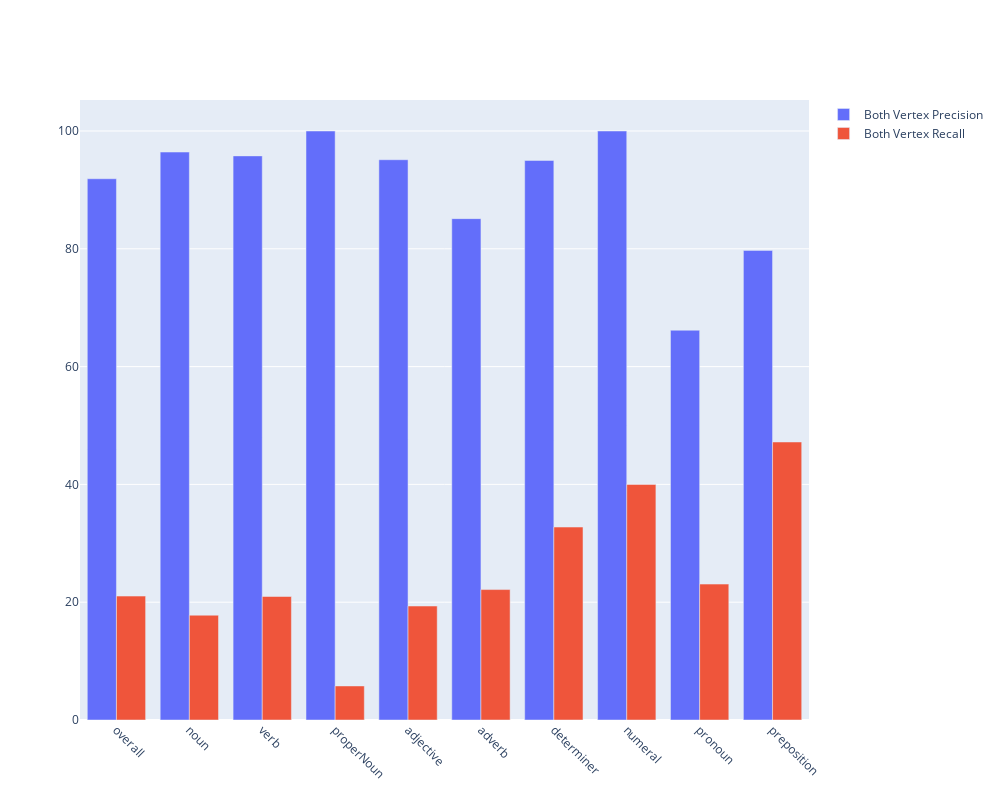
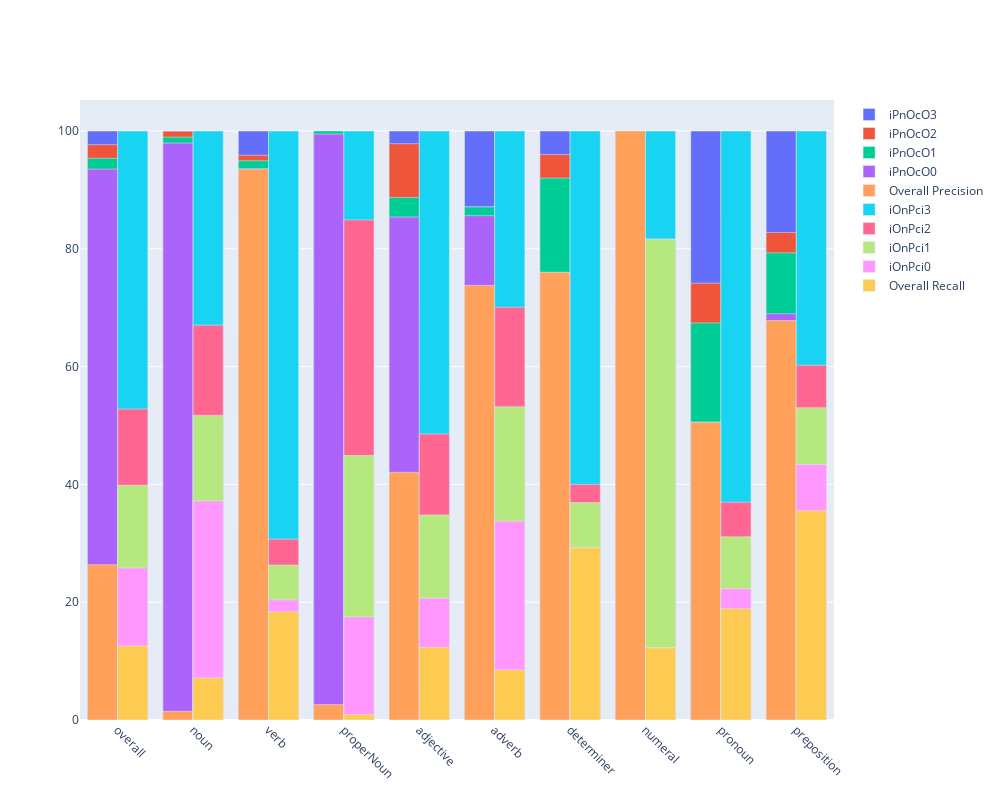

These figures' notebook cell, in order:
### Markdown cell above
<h4> Analysis </h4>
The language-pair is medium sized with 32k edges. The prediction set size is 7.18% of Apertium bidix. This ratio is very very low for nouns (3.56%) and especially properNouns (0.35%).
<h5> Graph 1 - Both vertices common </h5>
The precision is fairly high, ~86%. Recall is however low at ~12%. As evident for all future language pairs, properNouns have near 100% precision. Numerals too. Here Verbs, Adjectives and Determiners have 90-95% Precision. As evident for all language-pairs, pronouns perform poorly. Recall is decent for the last 4 categories, but low earlier, lowest for properNouns (~3%). 

<h5> Graph 2 - Overall classification </h5>
<b> Left bar </b> (% wrt predicted data compared to apertium lang-pair (original) ): </b> <br>
The overall precision is very high in Determiners and Numerals. In properNouns, all extra predictions have neither word in the original data which shows great structure. 13% of predictions overall are extra but with both vertices present in original data. This number is particularly high for pronouns, prepositions, adverbs and nouns. The english equivalent of 6% verbs and 12% adjectives predicted translations) is not there in Apertium data. <br>
<b> Right bar </b> (% wrt apertium lang-pair data (original) compared to input data): <br>
Overall recall is low (5.3%), especially in properNouns(0.2%) and nouns (2.9%). It is higher in adverbs, determiners and especially prepositions (39%). Overall, 41% of original data translations have both words in input data, which is unfortunately high. In Verbs, it is as high as 59%. On the contrary, in 23% of original translations, neither word is there in input data. This is especially high in properNouns (36%), determiners (39%) and pronouns (34%). There are suggestions of Spanish input data being lower compared to this language pair for adverbs (37%), verbs (17%), numerals (58%) and determiners. On the other hand more English data is missing for properNouns (61%), nouns (20%).

### Code cell
metrics = getRaw("en-ca")
bvP, bvR, ipnoco, ionpci = compute(metrics)
printdatacount(metrics)
plot2in2(bvP, bvR, ipnoco, ionpci)

### Figure 1 — Plotly figure (JSON) as saved in the notebook; plotly's stock layout.template omitted (floating-point values rounded to 4 significant figures)
{"data": [{"base": 0, "name": "Both Vertex Precision", "offset": -0.4, "type": "bar", "width": 0.4, "x": ["overall", "noun", "verb", "properNoun", "adjective", "adverb", "determiner", "numeral", "pronoun", "preposition"], "y": [91.89, 96.43, 95.78, 100, 95.12, 85.12, 95, 100, 66.18, 79.73]}, {"base": 0, "name": "Both Vertex Recall", "offset": 0, "type": "bar", "width": 0.4, "x": ["overall", "noun", "verb", "properNoun", "adjective", "adverb", "determiner", "numeral", "pronoun", "preposition"], "y": [21.04, 17.79, 20.97, 5.78, 19.35, 22.14, 32.76, 40, 23.08, 47.2]}], "layout": {"barmode": "group", "height": 800, "width": 1000, "xaxis": {"tickangle": 45}}}

### Figure 2 — Plotly figure (JSON) as saved in the notebook; plotly's stock layout.template omitted (floating-point values rounded to 4 significant figures)
{"data": [{"base": 0, "name": "iPnOcO3", "offset": -0.4, "type": "bar", "width": 0.4, "x": ["overall", "noun", "verb", "properNoun", "adjective", "adverb", "determiner", "numeral", "pronoun", "preposition"], "y": [100, 100, 100, 100, 100, 100, 100, 100, 100, 100.0]}, {"base": 0, "name": "iPnOcO2", "offset": -0.4, "type": "bar", "width": 0.4, "x": ["overall", "noun", "verb", "properNoun", "adjective", "adverb", "determiner", "numeral", "pronoun", "preposition"], "y": [97.67, 99.95, 95.88, 100, 97.84, 87.1, 96, 100, 74.16, 82.76]}, {"base": 0, "name": "iPnOcO1", "offset": -0.4, "type": "bar", "width": 0.4, "x": ["overall", "noun", "verb", "properNoun", "adjective", "adverb", "determiner", "numeral", "pronoun", "preposition"], "y": [95.36, 98.96, 94.95, 100, 88.73, 87.1, 92, 100, 67.42, 79.31]}, {"base": 0, "name": "iPnOcO0", "offset": -0.4, "type": "bar", "width": 0.4, "x": ["overall", "noun", "verb", "properNoun", "adjective", "adverb", "determiner", "numeral", "pronoun", "preposition"], "y": [93.53, 97.95, 93.62, 99.48, 85.39, 85.62, 76, 100, 50.56, 68.97]}, {"base": 0, "name": "Overall Precision", "offset": -0.4, "type": "bar", "width": 0.4, "x": ["overall", "noun", "verb", "properNoun", "adjective", "adverb", "determiner", "numeral", "pronoun", "preposition"], "y": [26.37, 1.475, 93.48, 2.618, 42.06, 73.78, 76, 100, 50.56, 67.82]}, {"base": 0, "name": "iOnPci3", "offset": 0, "type": "bar", "width": 0.4, "x": ["overall", "noun", "verb", "properNoun", "adjective", "adverb", "determiner", "numeral", "pronoun", "preposition"], "y": [100, 100.0, 100, 100, 100, 100, 100, 100, 100, 100]}, {"base": 0, "name": "iOnPci2", "offset": 0, "type": "bar", "width": 0.4, "x": ["overall", "noun", "verb", "properNoun", "adjective", "adverb", "determiner", "numeral", "pronoun", "preposition"], "y": [52.79, 67.04, 30.7, 84.91, 48.56, 70.08, 40, 81.63, 36.97, 60.24]}, {"base": 0, "name": "iOnPci1", "offset": 0, "type": "bar", "width": 0.4, "x": ["overall", "noun", "verb", "properNoun", "adjective", "adverb", "determiner", "numeral", "pronoun", "preposition"], "y": [39.86, 51.72, 26.31, 44.91, 34.81, 53.18, 36.92, 81.63, 31.09, 53.01]}, {"base": 0, "name": "iOnPci0", "offset": 0, "type": "bar", "width": 0.4, "x": ["overall", "noun", "verb", "properNoun", "adjective", "adverb", "determiner", "numeral", "pronoun", "preposition"], "y": [25.81, 37.19, 20.4, 17.5, 20.68, 33.75, 29.23, 12.24, 22.27, 43.37]}, {"base": 0, "name": "Overall Recall", "offset": 0, "type": "bar", "width": 0.4, "x": ["overall", "noun", "verb", "properNoun", "adjective", "adverb", "determiner", "numeral", "pronoun", "preposition"], "y": [12.58, 7.133, 18.38, 0.9259, 12.34, 8.51, 29.23, 12.24, 18.91, 35.54]}], "layout": {"barmode": "group", "height": 800, "width": 1000, "xaxis": {"tickangle": 45}}}
